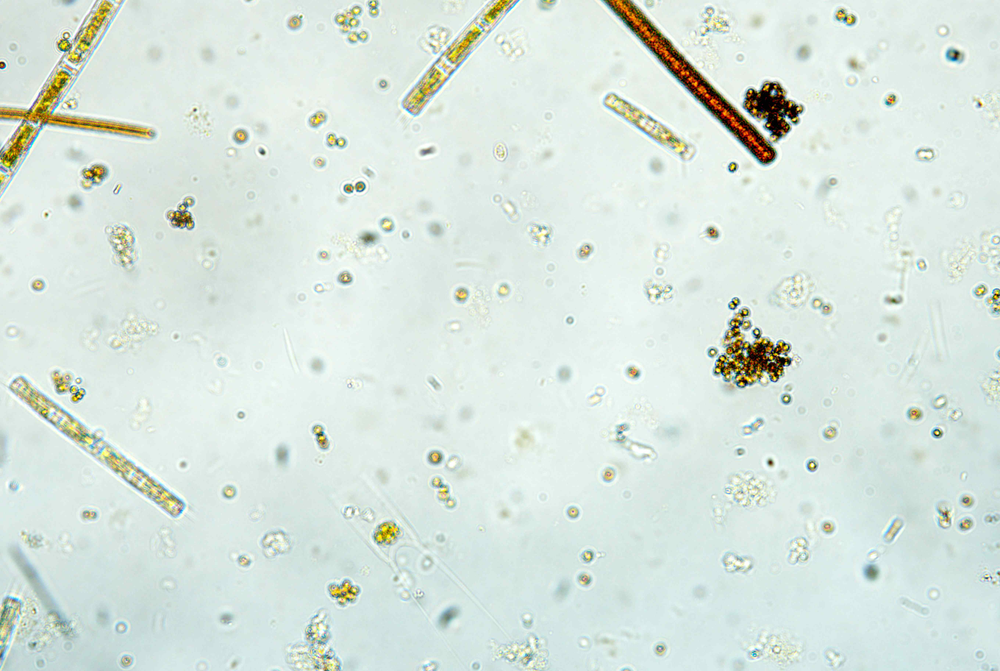
#> input picture assets/source/img_1.png, 1000 x 671 px, shrunk from 5440 x 3648 before the run
$ python -i image_enhance.py   (imports and definitions only)
#> lines starting #> are read from the running program, lines starting #| are printed output that depends on the picture
import cv2
import numpy as np


def apply_clahe_rgb(img_rgb: np.ndarray, clip_limit: float = 2.0, tile_grid_size: int = 8) -> np.ndarray:
    """对 RGB 图像的 LAB 亮度通道做 CLAHE，返回 uint8 RGB。"""
#> called with clip_limit = 2, tile_grid_size = 8
    if img_rgb.dtype != np.uint8:
        img_rgb = np.clip(img_rgb, 0, 255).astype(np.uint8)

    lab = cv2.cvtColor(img_rgb, cv2.COLOR_RGB2LAB)
#> lab: shape (671, 1000, 3); mean of channels 0, 1, 2 229.2, 122.7, 130.3
    l, a, b = cv2.split(lab)
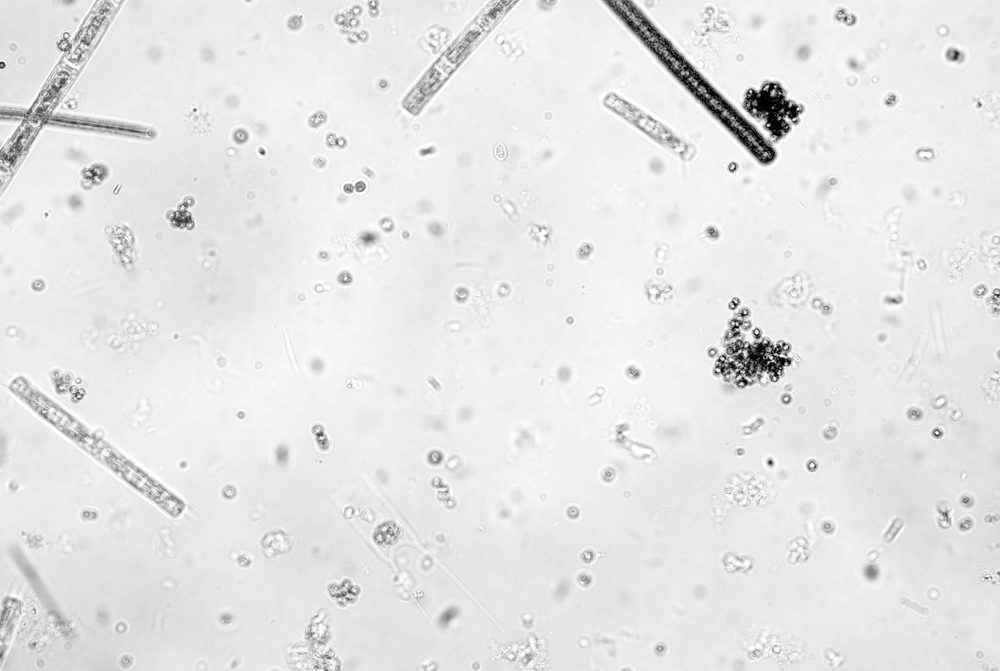
#> l: shape (671, 1000); min 0, max 255, mean 229.2
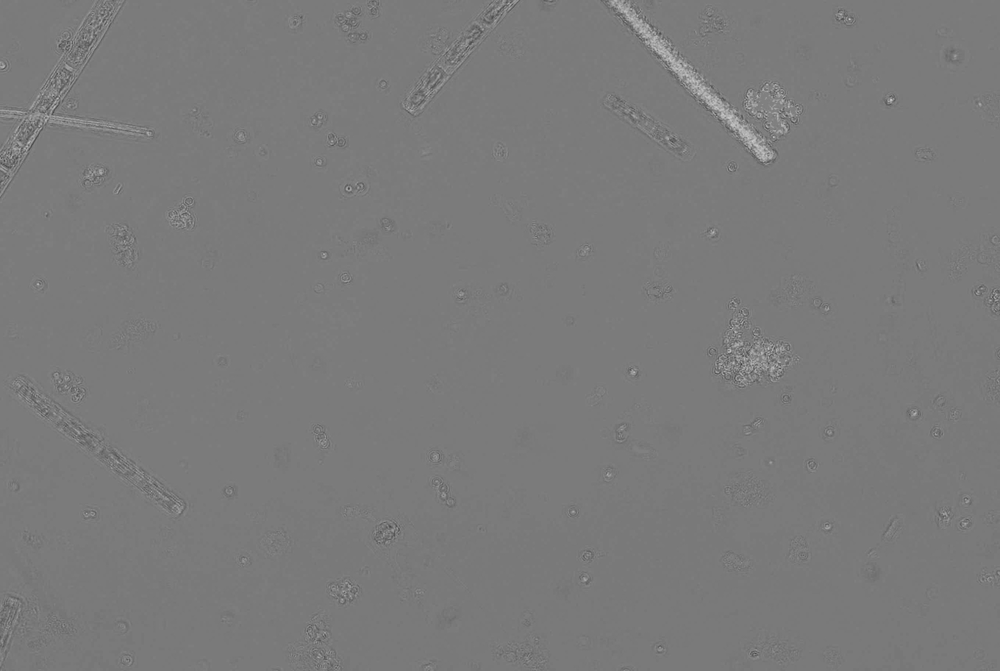
#> a: shape (671, 1000); min 60, max 203, mean 122.7
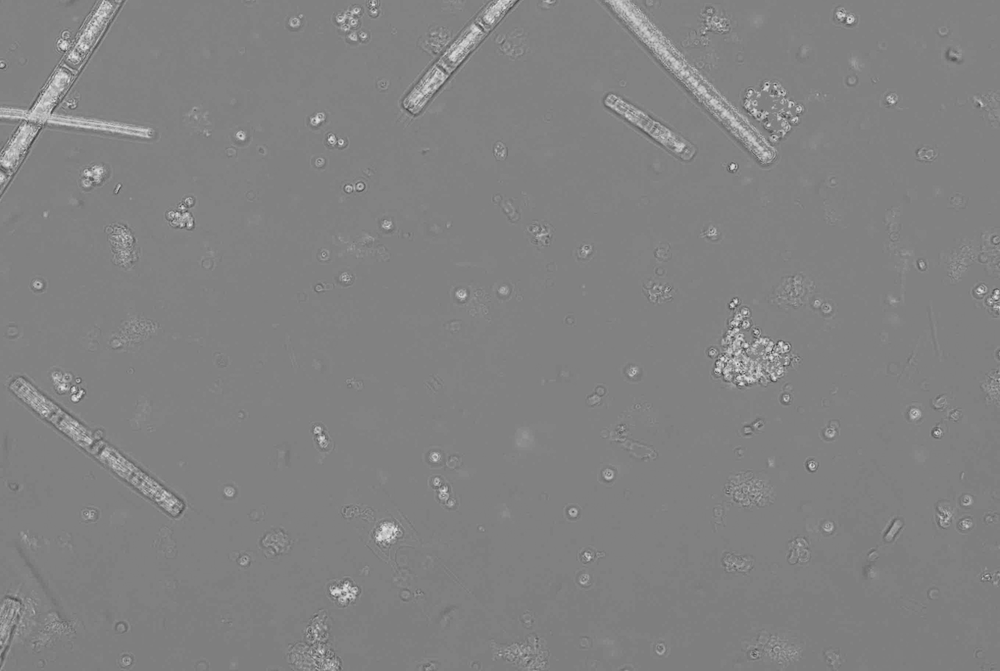
#> b: shape (671, 1000); min 54, max 223, mean 130.3
    clahe = cv2.createCLAHE(clipLimit=float(clip_limit), tileGridSize=(int(tile_grid_size), int(tile_grid_size)))
    l = clahe.apply(l)
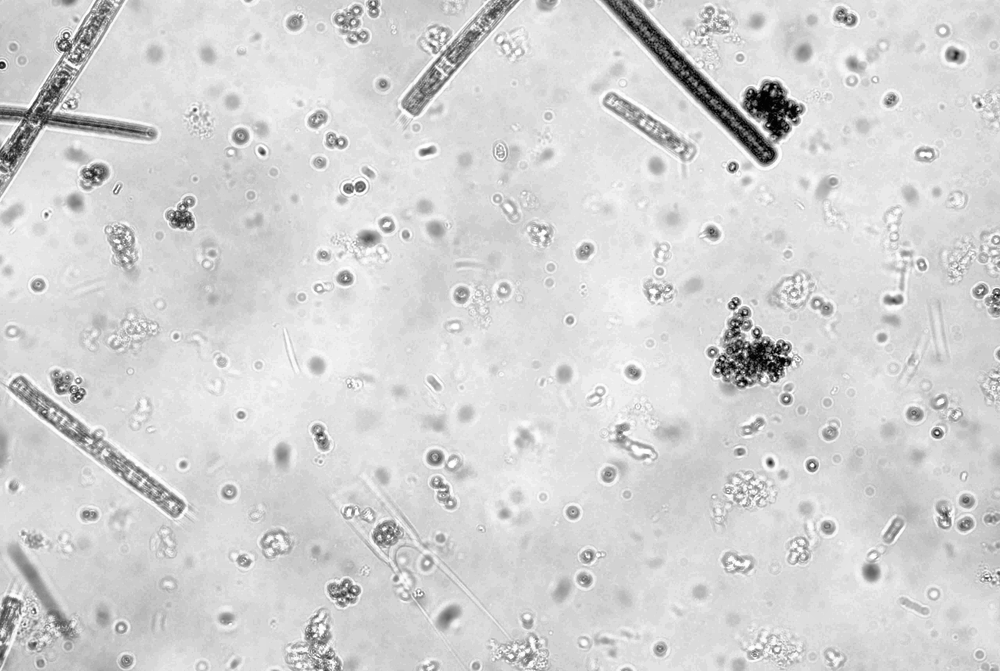
#> l: shape (671, 1000); min 1, max 255, mean 211.3
    enhanced = cv2.merge([l, a, b])
#> enhanced: shape (671, 1000, 3); mean of channels 0, 1, 2 211.3, 122.7, 130.3
    return cv2.cvtColor(enhanced, cv2.COLOR_LAB2RGB)
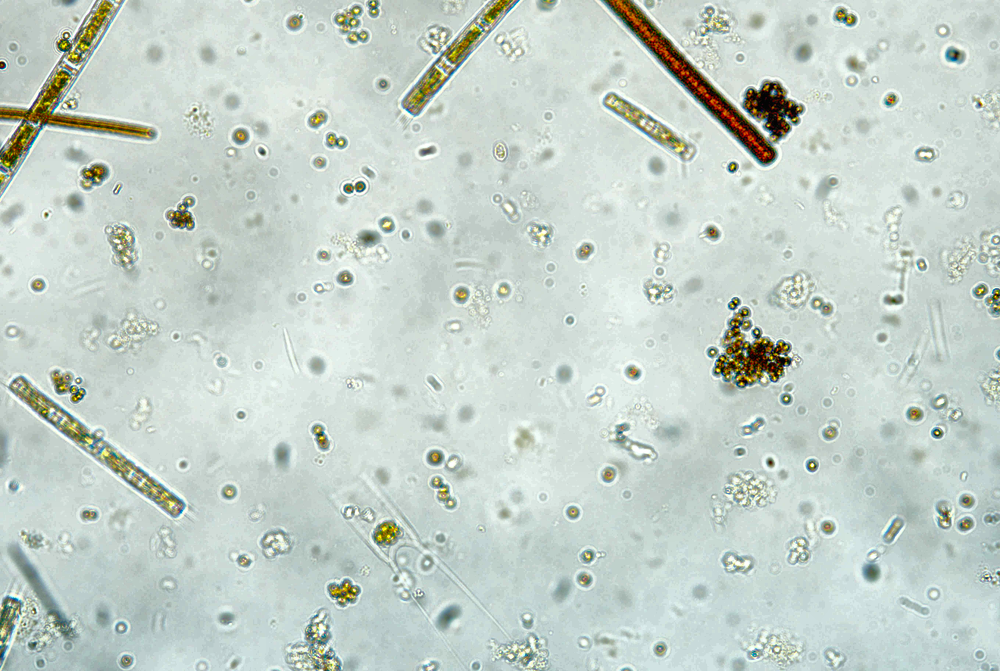
#> returned value: shape (671, 1000, 3); mean R, G, B 197.1, 209.7, 202.4

>>> import cv2
>>> picture = cv2.cvtColor(cv2.imread('../assets/source/img_1.png'), cv2.COLOR_BGR2RGB)
>>> result = apply_clahe_rgb(picture)
